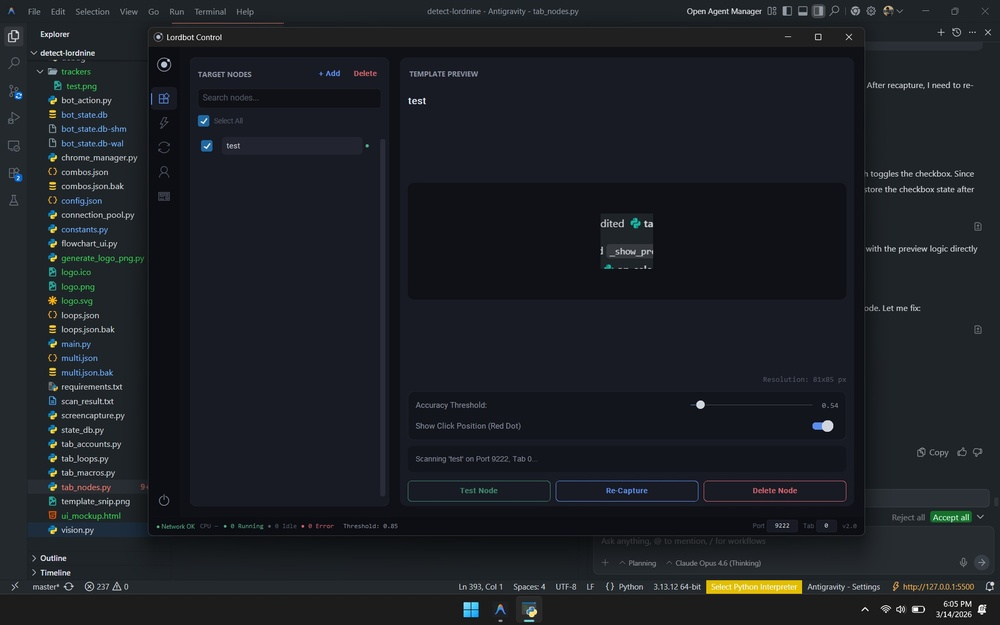
#> input picture debug/capture_test.jpg, 1000 x 625 px, shrunk from 1920 x 1200 before the run; its folder holds only this picture in this run
$ python -i vision.py   (imports and definitions only)
#> lines starting #> are read from the running program, lines starting #| are printed output that depends on the picture
"""
Vision — Template detection engine using OpenCV matchTemplate.

Thread-safe detection engine designed for 100+ concurrent account workers.
Each worker calls find_template_direct(path, frame_bytes=...) independently.

Architecture:
  - Template cache: loaded once, shared read-only across all threads
  - Detection: pure function on (template, frame_bytes) — no shared mutable state
  - Position-first search: ROI at saved coords → expand → full frame

Performance:
  - matchTemplate on 1280×720 grayscale: ~10-15ms
  - Position-first hit: ~2-5ms (searches small ROI first)
  - Cache miss (load template): ~1ms disk read
"""
import os
import cv2
import numpy as np
import threading
import logging

logger = logging.getLogger(__name__)

# Search radii for position-first expanding search (pixels)
# 0 = exact position (tight ROI), -1 = full frame
SEARCH_RADII = [0, 50, 100, 200, -1]

# Padding around template for ROI extraction
ROI_PAD_FACTOR = 1.5  # ROI = template_size * factor on each side

# Color detection weights for combined score
COLOR_WEIGHT = 0.4    # weight for color histogram score
TEMPLATE_WEIGHT = 0.6 # weight for template match score


class Vision:
    """OpenCV-based template detection engine.

    Thread-safe: template cache uses a lock only on cache miss.
    Detection calls are pure functions on cached data + frame_bytes.
    """

    def __init__(self, pool_workers=None):
        self._cache = {}          # path → {gray, w, h, edges}
        self._cache_lock = threading.Lock()
        self._position_cache = {}  # path → (x, y) last known position
        self._pos_lock = threading.Lock()
        logger.info("[Vision] OpenCV detection engine initialized (matchTemplate + position-first search)")

    # ── Template Cache ─────────────────────────────────────────

    def _get_template(self, template_path):
        """Get cached template data. Thread-safe, loads on first access."""
#> called with template_path = 'debug/capture_test.jpg'
        # Fast path: already cached (no lock needed for read)
        cached = self._cache.get(template_path)
        if cached is not None:
            return cached

        # Slow path: load and cache (lock only for writes)
        with self._cache_lock:
            # Double-check after acquiring lock
            cached = self._cache.get(template_path)
            if cached is not None:
                return cached

            if not os.path.exists(template_path):
                logger.warning(f"[Vision] Template not found: {template_path}")
                return None

            img = cv2.imread(template_path, cv2.IMREAD_GRAYSCALE)
#> img: shape (625, 1000); min 0, max 255, mean 31.2
            if img is None:
                logger.warning(f"[Vision] Failed to read template: {template_path}")
                return None

            h, w = img.shape[:2]
#> h = 625; w = 1000
            edges = cv2.Canny(img, 50, 150)
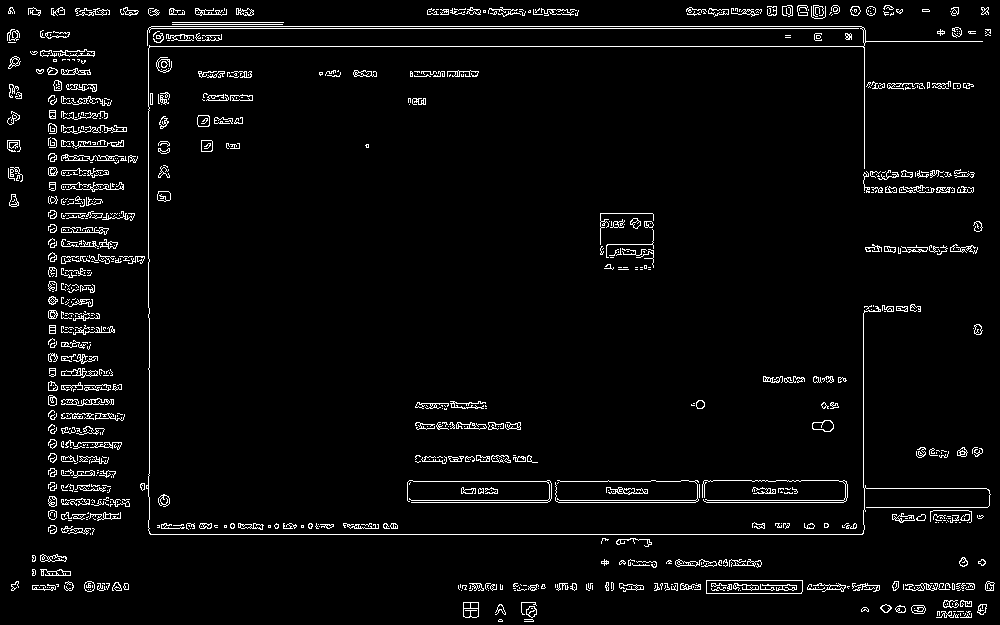
#> edges: shape (625, 1000); 4% white in thin lines or dots

            # Load color version for HSV histogram (used when color detection is enabled)
            img_color = cv2.imread(template_path, cv2.IMREAD_COLOR)
#> img_color is the input picture: shape (625, 1000, 3); mean B, G, R 37, 31.6, 28.2
            hsv_hist = None
            if img_color is not None:
                hsv = cv2.cvtColor(img_color, cv2.COLOR_BGR2HSV)
#> hsv: shape (625, 1000, 3); mean H, S, V 103, 69, 37.8
                # Compute normalized HSV histogram (H: 30 bins, S: 32 bins)
                hsv_hist = cv2.calcHist([hsv], [0, 1], None, [30, 32],
                                        [0, 180, 0, 256])
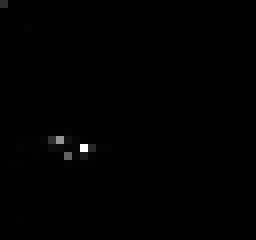
#> hsv_hist: shape (30, 32) float32 (shown 8 times larger); min 0, max 178731, mean 651; drawn with min black and max white
                cv2.normalize(hsv_hist, hsv_hist, 0, 1, cv2.NORM_MINMAX)

            entry = {
                "gray": img,
                "w": w,
                "h": h,
                "edges": edges,
                "hsv_hist": hsv_hist,
            }
            self._cache[template_path] = entry
            return entry

    # [151 lines left out: functions _get_position, _update_position, _decode_frame, _decode_frame_color, _color_score_at, _match_in_region and 1 more, not called in this run]

    # ── Public API ─────────────────────────────────────────────

    def find_template_on_screen(self, template_path, threshold=0.8,
                                debug=False, region=None,
                                frame_bytes=None, write_debug=False,
                                use_color=False):
        """Find template in screenshot. Used by single-tab workflows.

        Args:
            template_path: path to template image
            threshold: match confidence threshold (0.0-1.0)
            debug: if True, returns (result, [debug_lines])
            region: (x1, y1, x2, y2) restrict search area
            frame_bytes: pre-captured screenshot bytes (JPEG/PNG)
            write_debug: unused (backward compat)
            use_color: if True, combine grayscale + HSV color score

        Returns:
            (x, y, score) or None
            If debug=True: ((x,y,score)|None, [debug_lines])
        """
        debug_lines = []

        # Load template
        tmpl = self._get_template(template_path)
#> tmpl = 5 items
        if tmpl is None:
            if debug:
                return None, ["[Vision] Template file not found or unreadable"]
            return None

        # Decode frame
        if frame_bytes:
            frame_gray = self._decode_frame(frame_bytes)
        else:
            # Fallback: capture screen via mss
            try:
                import mss
#> (the run stopped early here; a loop or call above may not have finished)
